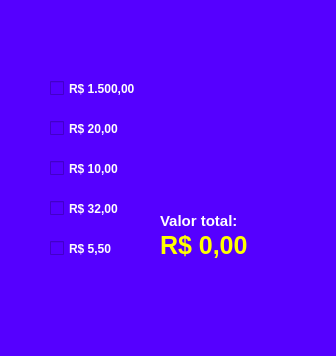
<?xml version="1.0" encoding="UTF-8"?>
<ui version="4.0">
 <class>MainWindow</class>
 <widget class="QMainWindow" name="MainWindow">
  <property name="geometry">
   <rect>
    <x>0</x>
    <y>0</y>
    <width>336</width>
    <height>356</height>
   </rect>
  </property>
  <property name="windowTitle">
   <string>Calculadora de Preços (Aula 16 - CheckBox)</string>
  </property>
  <property name="styleSheet">
   <string notr="true">background-color:rgb(85, 0, 255);</string>
  </property>
  <widget class="QWidget" name="centralwidget">
   <widget class="QLabel" name="label">
    <property name="geometry">
     <rect>
      <x>160</x>
      <y>206</y>
      <width>120</width>
      <height>30</height>
     </rect>
    </property>
    <property name="styleSheet">
     <string notr="true">font-size:15px;font-weight:bold;color:#fff;</string>
    </property>
    <property name="text">
     <string>Valor total:</string>
    </property>
   </widget>
   <widget class="QCheckBox" name="checkBox">
    <property name="geometry">
     <rect>
      <x>50</x>
      <y>80</y>
      <width>111</width>
      <height>17</height>
     </rect>
    </property>
    <property name="styleSheet">
     <string notr="true">color:#fff;font-weight:bold;</string>
    </property>
    <property name="text">
     <string>R$ 1.500,00</string>
    </property>
   </widget>
   <widget class="QCheckBox" name="checkBox_2">
    <property name="geometry">
     <rect>
      <x>50</x>
      <y>120</y>
      <width>91</width>
      <height>17</height>
     </rect>
    </property>
    <property name="styleSheet">
     <string notr="true">color:#fff;font-weight:bold;</string>
    </property>
    <property name="text">
     <string>R$ 20,00</string>
    </property>
   </widget>
   <widget class="QCheckBox" name="checkBox_3">
    <property name="geometry">
     <rect>
      <x>50</x>
      <y>160</y>
      <width>91</width>
      <height>17</height>
     </rect>
    </property>
    <property name="styleSheet">
     <string notr="true">color:#fff;font-weight:bold;</string>
    </property>
    <property name="text">
     <string>R$ 10,00</string>
    </property>
   </widget>
   <widget class="QCheckBox" name="checkBox_4">
    <property name="geometry">
     <rect>
      <x>50</x>
      <y>200</y>
      <width>91</width>
      <height>17</height>
     </rect>
    </property>
    <property name="styleSheet">
     <string notr="true">color:#fff;font-weight:bold;</string>
    </property>
    <property name="text">
     <string>R$ 32,00</string>
    </property>
   </widget>
   <widget class="QCheckBox" name="checkBox_5">
    <property name="geometry">
     <rect>
      <x>50</x>
      <y>240</y>
      <width>91</width>
      <height>17</height>
     </rect>
    </property>
    <property name="styleSheet">
     <string notr="true">color:#fff;font-weight:bold;</string>
    </property>
    <property name="text">
     <string>R$ 5,50</string>
    </property>
   </widget>
   <widget class="QLabel" name="label_2">
    <property name="geometry">
     <rect>
      <x>160</x>
      <y>230</y>
      <width>151</width>
      <height>30</height>
     </rect>
    </property>
    <property name="styleSheet">
     <string notr="true">font-size:25px;font-weight:bold;color:rgb(255, 255, 0);</string>
    </property>
    <property name="text">
     <string>R$ 0,00</string>
    </property>
   </widget>
  </widget>
 </widget>
 <resources/>
 <connections/>
</ui>
